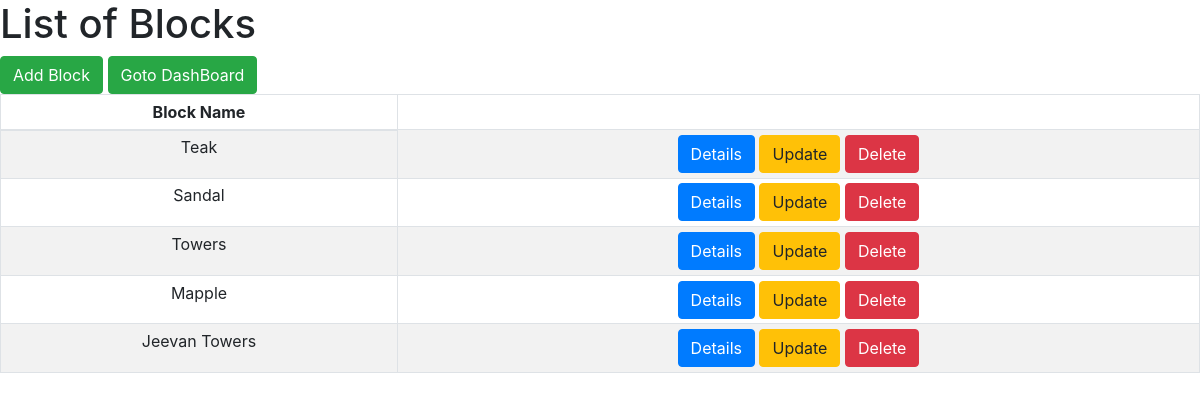
The app's page /blocklist/ with its own data.
### customerapp/models.py (models this page shows, shortened)
class Blockname(models.Model):
    name=models.CharField(max_length=64)

### customerapp/views.py (the view)
# urls.py: url(r'^blocklist/', views.BlockListView.as_view(),name='blocknames'),
class BlockListView(ListView):
    model=Blockname

### templates/customerapp/blockname_list.html
<!DOCTYPE html>
{%extends 'customerapp/base.html'%}
{%block content%}
  <h1>List of Blocks</h1>
  <a class="btn btn-success" href="/createblock">Add Block</a>
  <a class="btn btn-success" href="/">Goto DashBoard</a>
  <table class="table table-hover table table-striped table table-bordered table table-sm">
    <thead align='center'>
      <th>Block Name</th>
    </thead>
      {% for blockname in blockname_list %}
    <tr align='center'>
      <td>{{blockname.name}}</td>
      <td><a class="btn btn-primary" href="/blockdetails/{{blockname.id}}">Details</a> <a class="btn btn-warning" href="/updateblock/{{blockname.id}}">Update</a> <a class="btn btn-danger" href="/deleteblock/{{blockname.id}}">Delete</a></td>
    </tr>
      {%endfor%}
  </table>
{%endblock%}

### records on screen
Blockname: name "Teak"
Blockname: name "Sandal"
Blockname: name "Towers"
Blockname: name "Mapple"
Blockname: name "Jeevan Towers"
